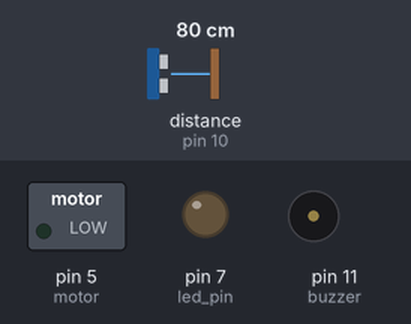
A sketch run on a simulated Arduino Uno, built with avr-gcc and run on an emulated ATmega328P. On the bench: switched loads named in the sketch (green lamp = pin HIGH), output pins drawn as LEDs (lit = HIGH), buzzer (waves = sounding, pin HIGH). Wiring (inferred from the names in the program): ultrasonic range finder: trigger pin 9; echo pin 10. The inputs (shaded band) are chosen by the test bench; at power-on: distance to the obstacle (sensor on pin 10) 80 cm. The echo pulse lasts 58.3 µs per cm; pins used as bus, display or sensor lines are not drawn; what the sketch prints to the serial monitor is not drawn.

Above: at 1.3 s.
1.4 s: distance to the obstacle (sensor on pin 10) set to 33 cm
2.9 s: distance to the obstacle (sensor on pin 10) set to 27 cm
At 4.2 s:
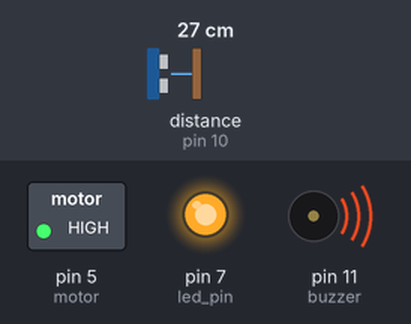
4.5 s: distance to the obstacle (sensor on pin 10) set to 35 cm
At 5.7 s:
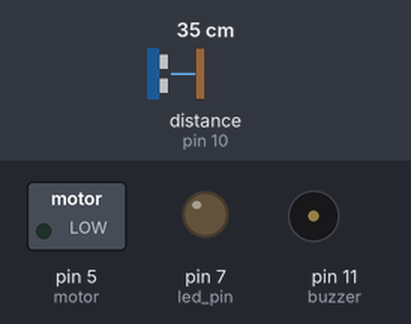
Timing chart, 0 to 7.5 s (numbered marks = the images above; inputs shaded):
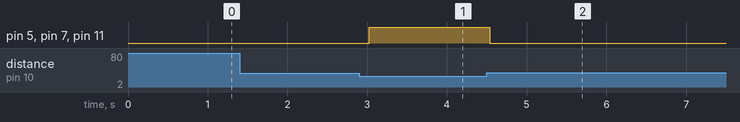

The sketch:

Stick_For_Blind_Person.ino
```cpp
// defines pins numbers
const int trigPin = 9;
const int echoPin = 10;
const int buzzer = 11;
const int motor = 5;
const int led_pin = 7;
// defines variables
long duration;
int distance;
int safetyDistance;


void setup() {
pinMode(trigPin, OUTPUT); // Sets the trigPin as an Output
pinMode(echoPin, INPUT); // Sets the echoPin as an Input
pinMode(buzzer, OUTPUT);
pinMode(motor, OUTPUT);
pinMode(led_pin,OUTPUT);


digitalWrite(led_pin,LOW);
Serial.begin(9600); // Starts the serial communication
}


void loop() {
// Clears the trigPin
digitalWrite(trigPin, LOW);
delayMicroseconds(2);

// Sets the trigPin on HIGH state for 10 micro seconds
digitalWrite(trigPin, HIGH);
delayMicroseconds(10);
digitalWrite(trigPin, LOW);

// Reads the echoPin, returns the sound wave travel time in microseconds
duration = pulseIn(echoPin, HIGH);

// Calculating the distance
distance= duration*0.034/2;

safetyDistance = distance;
if (safetyDistance <= 30){
  digitalWrite(buzzer, HIGH);
  digitalWrite(motor, HIGH);
  Serial.print("Obstacle -------vibration motor on! ");
  digitalWrite(led_pin,HIGH);
  delay(500);
}
else{
  digitalWrite(buzzer, LOW);
  digitalWrite(motor, LOW);
  digitalWrite(led_pin,LOW);
  delay(500);
}
// Prints the distance on the Serial Monitor
Serial.print("Distance(cm): ");
Serial.println(distance);
}
```

Measured:
- the behaviour switches between 32 and 31 cm on distance to the obstacle (sensor on pin 10) (found by bisection; images 0 and 1)
- after the input at 1.4 s, every drawn part: stays the same
- after the input at 2.9 s, pin 5 (motor), pin 7 (led_pin), pin 11 (buzzer): LOW → HIGH after 0.13 s
- after the input at 4.5 s, pin 5 (motor), pin 7 (led_pin), pin 11 (buzzer): HIGH → LOW at once
